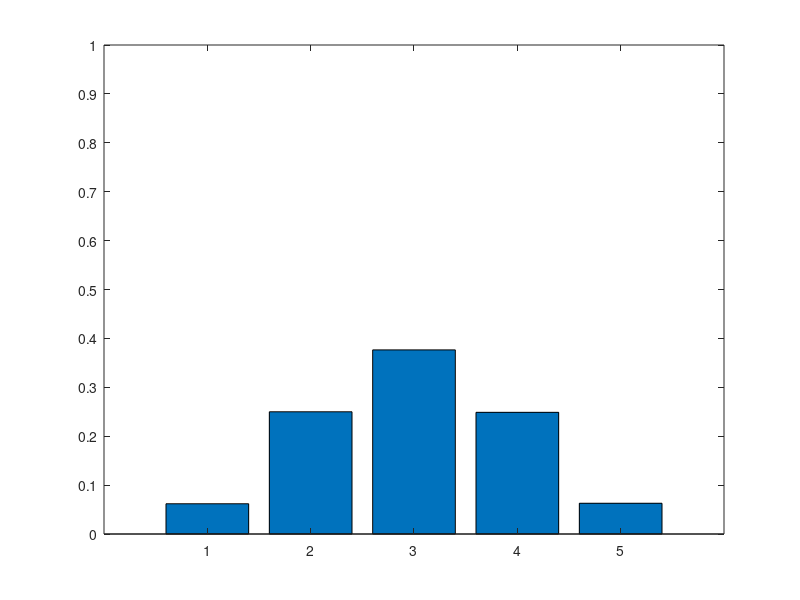

Here is the MATLAB script that generated this plot: (Note: this script raises an error after producing the figure.)
%3a)
exp = 1e5;
nMoedas = 4;
lancamentos = rand(nMoedas,exp) < 0.5;
nCoroas = sum(lancamentos);
aux = sum(nCoroas)/exp;
probCoroa = zeros(nMoedas+1, 1);
for i = 1:nMoedas+1
    favoraveis = sum(nCoroas == i-1);
    probCoroa(i) = favoraveis/exp;
end

bar(probCoroa);
ylim([0,1]);
yticks(0:0.1:1);
xticklabels(["0","1","2","3","4"]);
disp(probCoroa);

%3b)
esperanca = 0;
for i= 1:nMoedas+1
    esperanca = esperanca + (i-1)*probCoroa(i);
end
disp(esperanca);
esperanca2 = sum((0:4).^2*probCoroa);
var = esperanca2 - esperanca^2;

%n= 4;
%x= 0:4; % valores possíveis de X
%p= 0.5; % probabilidade de sucesso
%px= zeros(size(x));
%for m= 1: length(x)
%    k= x(m);
%    px(m)= nchoosek(n,k)* p^k*(1-p)^(n-k);
%end

%Entender depois

%Ex= sum(x.*px);
% ou  Ex= x*px'
%varX= sum((x-Ex).^2.*px)
%ou Ex2= sum(x.^2.*px)
% varX= Ex2 - Ex^2

